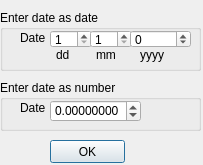
<?xml version="1.0" encoding="UTF-8"?>
<ui version="4.0">
 <class>dlgGetNumericDate</class>
 <widget class="QDialog" name="dlgGetNumericDate">
  <property name="geometry">
   <rect>
    <x>0</x>
    <y>0</y>
    <width>203</width>
    <height>165</height>
   </rect>
  </property>
  <property name="windowTitle">
   <string>Get date</string>
  </property>
  <widget class="QGroupBox" name="groupBox">
   <property name="geometry">
    <rect>
     <x>0</x>
     <y>80</y>
     <width>201</width>
     <height>51</height>
    </rect>
   </property>
   <property name="title">
    <string>Enter date as number</string>
   </property>
   <widget class="QLabel" name="label_2">
    <property name="geometry">
     <rect>
      <x>20</x>
      <y>20</y>
      <width>31</width>
      <height>16</height>
     </rect>
    </property>
    <property name="text">
     <string>Date</string>
    </property>
   </widget>
   <widget class="QDoubleSpinBox" name="spbDateNumber">
    <property name="geometry">
     <rect>
      <x>50</x>
      <y>20</y>
      <width>91</width>
      <height>22</height>
     </rect>
    </property>
    <property name="decimals">
     <number>8</number>
    </property>
    <property name="minimum">
     <double>-10000000.000000000000000</double>
    </property>
    <property name="maximum">
     <double>10000000.000000000000000</double>
    </property>
   </widget>
  </widget>
  <widget class="QGroupBox" name="grpEnterDateAsDate">
   <property name="geometry">
    <rect>
     <x>0</x>
     <y>10</y>
     <width>201</width>
     <height>61</height>
    </rect>
   </property>
   <property name="title">
    <string>Enter date as date</string>
   </property>
   <widget class="QLabel" name="label_3">
    <property name="geometry">
     <rect>
      <x>20</x>
      <y>20</y>
      <width>31</width>
      <height>16</height>
     </rect>
    </property>
    <property name="text">
     <string>Date</string>
    </property>
   </widget>
   <widget class="QLabel" name="label">
    <property name="geometry">
     <rect>
      <x>56</x>
      <y>37</y>
      <width>16</width>
      <height>16</height>
     </rect>
    </property>
    <property name="text">
     <string>dd</string>
    </property>
   </widget>
   <widget class="QLabel" name="label_5">
    <property name="geometry">
     <rect>
      <x>140</x>
      <y>37</y>
      <width>30</width>
      <height>16</height>
     </rect>
    </property>
    <property name="text">
     <string>yyyy</string>
    </property>
   </widget>
   <widget class="QSpinBox" name="spbDays">
    <property name="geometry">
     <rect>
      <x>50</x>
      <y>20</y>
      <width>42</width>
      <height>18</height>
     </rect>
    </property>
    <property name="minimum">
     <number>1</number>
    </property>
    <property name="maximum">
     <number>31</number>
    </property>
   </widget>
   <widget class="QSpinBox" name="spbMonths">
    <property name="geometry">
     <rect>
      <x>90</x>
      <y>20</y>
      <width>42</width>
      <height>18</height>
     </rect>
    </property>
    <property name="minimum">
     <number>1</number>
    </property>
    <property name="maximum">
     <number>12</number>
    </property>
   </widget>
   <widget class="QLabel" name="label_6">
    <property name="geometry">
     <rect>
      <x>96</x>
      <y>37</y>
      <width>20</width>
      <height>16</height>
     </rect>
    </property>
    <property name="text">
     <string>mm</string>
    </property>
   </widget>
   <widget class="QSpinBox" name="spbYears">
    <property name="geometry">
     <rect>
      <x>130</x>
      <y>20</y>
      <width>61</width>
      <height>18</height>
     </rect>
    </property>
    <property name="minimum">
     <number>-10000</number>
    </property>
    <property name="maximum">
     <number>5000</number>
    </property>
   </widget>
  </widget>
  <widget class="QPushButton" name="btnOK">
   <property name="geometry">
    <rect>
     <x>50</x>
     <y>140</y>
     <width>75</width>
     <height>23</height>
    </rect>
   </property>
   <property name="text">
    <string>OK</string>
   </property>
  </widget>
 </widget>
 <resources/>
 <connections/>
</ui>
